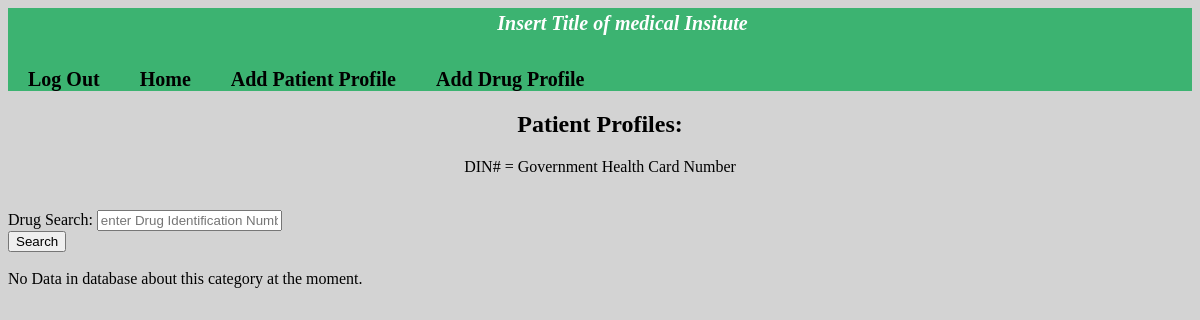
/Med-System/drugSearch.php (signed in), run on an earlier commit of the app's database.
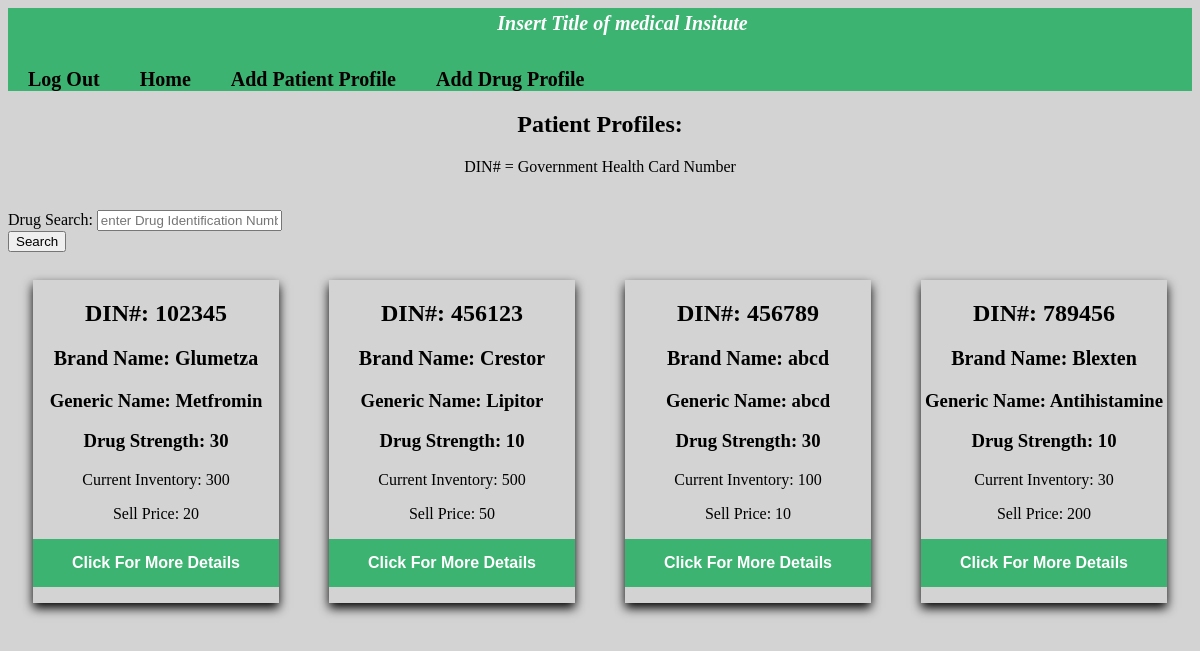
And on a later commit of the database.
### tables this page shows
CREATE TABLE `drug_profile` (
  `DIN` int(11) NOT NULL,
  `Drug_Name` varchar(128) NOT NULL,
  `Drug_Generic_Name` varchar(128) NOT NULL,
  `Pack_Size` int(11),
  `Sell_Price` int(11),
  `Bought_Price` int(11),
  `Current_Inventory` int(11),
  `Supplier` varchar(128),
  `Drug_Image` int(11),
  `Schedule` varchar(128),
  `Strength` int(11),
  `Date_Created` varchar(128),
  `UserID` int(11) NOT NULL
);

### Med-System/drugSearch.php (the view, shortened to what this page needs)
<?php
    include("connections.php");
?>
<!DOCTYPE html>
<html>
    <head>
        <link rel="stylesheet" type="text/css" href="style.css">
    </head>
    <body>
        <div class="titleClass">
            <h1 class="title">Insert Title of medical Insitute</h1>
        </div>
        <div class="navigationBar">
            <a href="LogOut.php">Log Out</a>
            <a href="index.php">Home</a>
            <a href="registerPatient.php">Add Patient Profile</a>
            <a href="registerDrug.php">Add Drug Profile</a>
        </div>
        <form method="post">
            <div>
                <h2><center>Patient Profiles: </center></h2>
                <p><center>DIN# = Government Health Card Number</center></p>
                <br>
            </div>
            <div>
                <label>Drug Search: </label>
                <input type="text" name ="searchDrug" placeholder="enter Drug Identification Number (DIN)."/>
            </div>
            <div>
                <input type="submit" name="submit" value="Search"/>
            </div>
        </form>
        <br>
    <form method="post" action="">
        <?php
        if($drugSearch == NULL){
            $queryRes = "select * from drug_profile";
            $queryResult = mysqli_query($conn,$queryRes);
            if(mysqli_num_rows($queryResult) > 0){
            ?>
            <div class = "rowResult">
            <?php
                while($row = mysqli_fetch_assoc($queryResult)){
                ?>
                <div class="columnRes">
                        <div class="card">
                            <h2> <?php echo "DIN#: ".$row['DIN'];?> </h2>
                            <p class="nameText"> <?php echo "Brand Name: ".$row['Drug_Name'];?> </p>
                            <h3> <?php echo "Generic Name: ".$row['Drug_Generic_Name'];?></h3>
                            <h3> <?php echo "Drug Strength: ".$row['Strength'];?></h3>
                            <p> <?php echo "Current Inventory: ".$row['Current_Inventory']; ?> </p>
                            <p> <?php echo "Sell Price: ".$row['Sell_Price'];?> </p>
                            <p> <button type="submit" name="details" value="<?php echo "".$row['DIN'];?>">Click For More Details</button> </p>
                        </div>
                </div>
                <?php
                }
            ?>
            </div>
            <?php
            }
            else {
                echo "No Data in database about this category at the moment.";
            }
        }
    ?>
    </form>
    </body>
</html>
<!DOCTYPE html>
<html>
</html>

### Med-System/style.css (style rules this page uses)
.title { color: white; font-size: 20px; text-align: center; margin: 0; float: center; line-height: 1.5; padding-left: 45px; text-align: center; font-style: italic; font: arial; font-weight: bold; }
.titleClass { width: 100%; height: 60px; background-color: mediumseagreen; }
body { background-color: lightgrey; }
.nameText { color: black; font-weight: bold; font-size: 20px; }
.navigationBar { background-color: mediumseagreen; overflow: hidden; text-align: center; color: white; }
.navigationBar a { float: left; padding-left: 20px; padding-right: 20px; text-decoration: none; font-size: 20px; font-weight: bold; color: black; }

### Med-System/drugSearch.php (style rules this page uses)
.title { color: white; font-size: 20px; text-align: center; margin: 0; float: center; line-height: 1.5; padding-left: 45px; text-align: center; font-style: italic; font: arial; font-weight: bold; }
.titleClass { width: 100%; height: 60px; background-color: mediumseagreen; }
body { background-color: lightgrey; }
* { box-sizing: border-box; }
.columnRes { float: left; width: 25%; padding-top: 0px; padding-bottom: 0px; padding-left: 25px; padding-right: 25px; }
.rowResult { margin: 0,-5px; }
.rowResult:after { content: ""; display: table; clear: both; }
.card { max-width: 400px; margin-left: auto; margin-right: auto; margin-top: 10px; margin-bottom: 20px; text-align: center; box-shadow: 0px 5px 10px 0px; overflow: hidden; //position: relative; outline: none; }
.nameText { color: black; font-weight: bold; font-size: 20px; }
.card button { border: none; padding: 15px; color: white; outline: 0px; background-color: mediumseagreen; cursor: pointer; width: 100%; font-weight: bold; font-size: 16px; }
.navigationBar { background-color: mediumseagreen; overflow: hidden; text-align: center; color: white; }
.navigationBar a { float: left; padding-left: 20px; padding-right: 20px; text-decoration: none; font-size: 20px; font-weight: bold; color: black; }

What changed in the data, as far as the page shows it:
added drug_profile: DIN "102345", Drug_Name "Glumetza", Drug_Generic_Name "Metfromin", Strength "30", Current_Inventory "300", Sell_Price "20"
added drug_profile: DIN "456123", Drug_Name "Crestor", Drug_Generic_Name "Lipitor", Strength "10", Current_Inventory "500", Sell_Price "50"
added drug_profile: DIN "456789", Drug_Name "abcd", Drug_Generic_Name "abcd", Strength "30", Current_Inventory "100", Sell_Price "10"
added drug_profile: DIN "789456", Drug_Name "Blexten", Drug_Generic_Name "Antihistamine", Strength "10", Current_Inventory "30", Sell_Price "200"
Also different on the page:
text no longer shown: "No Data in database about this category at the moment."
